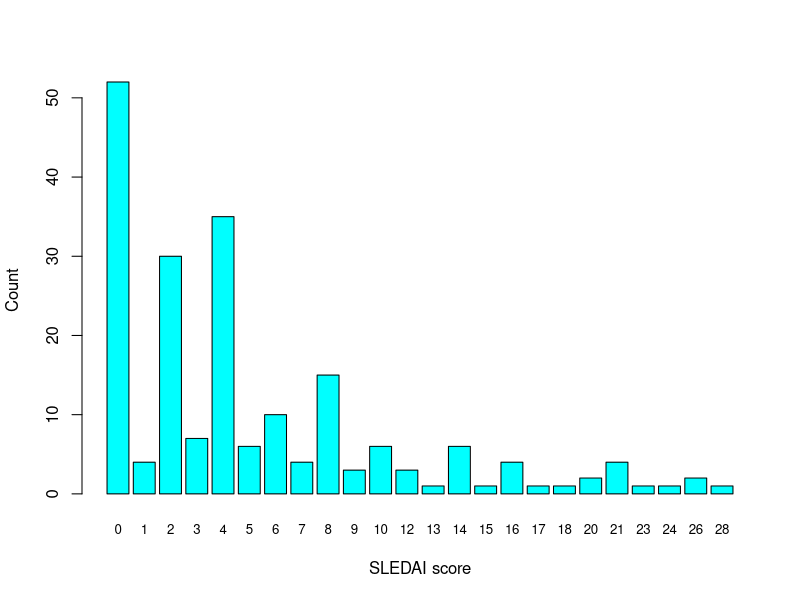
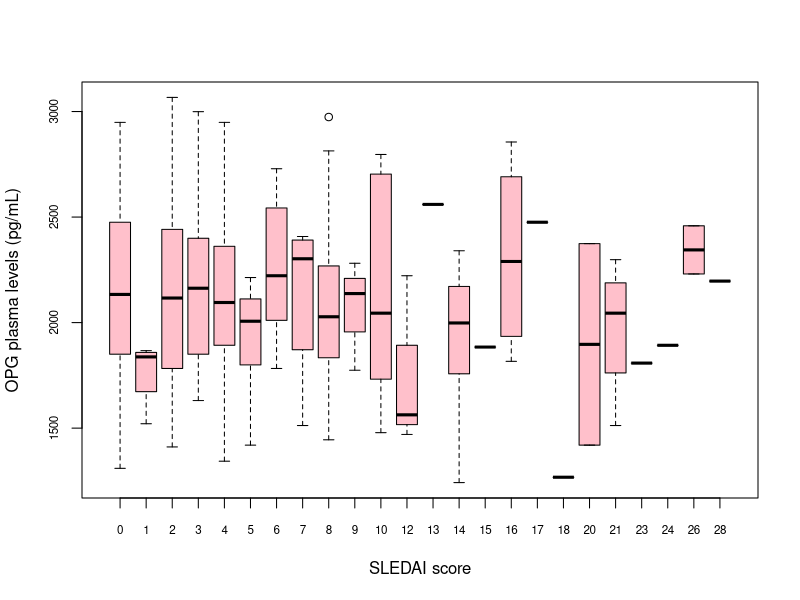
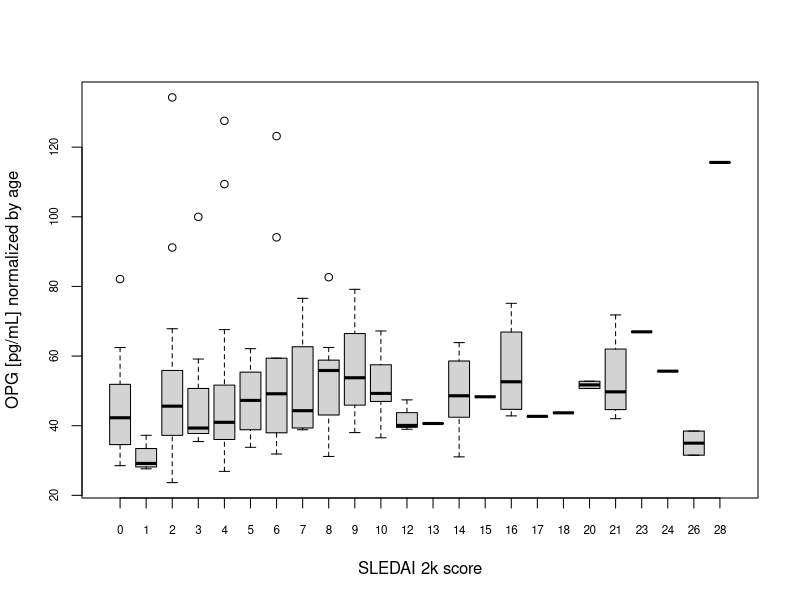
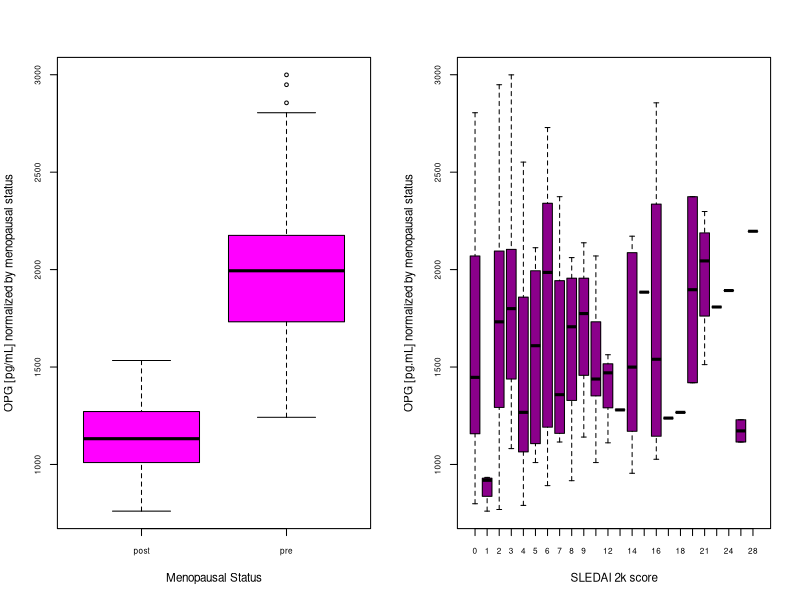
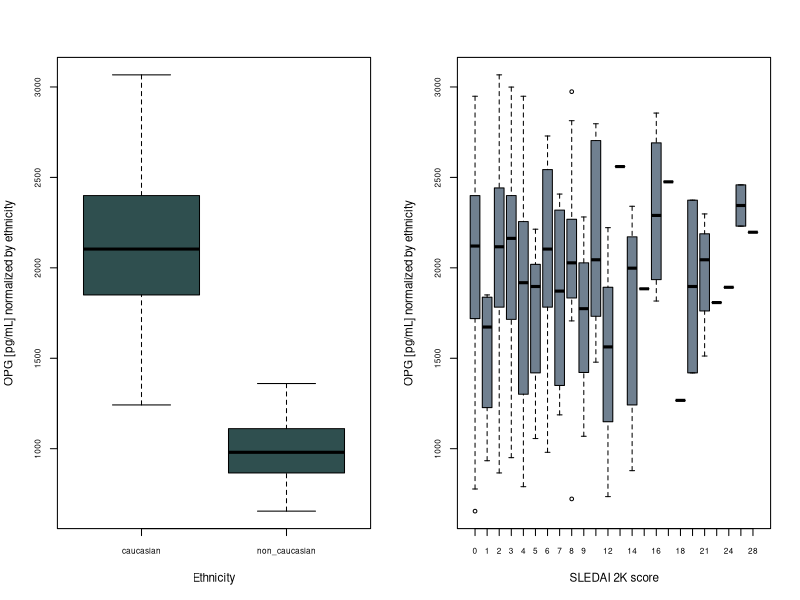
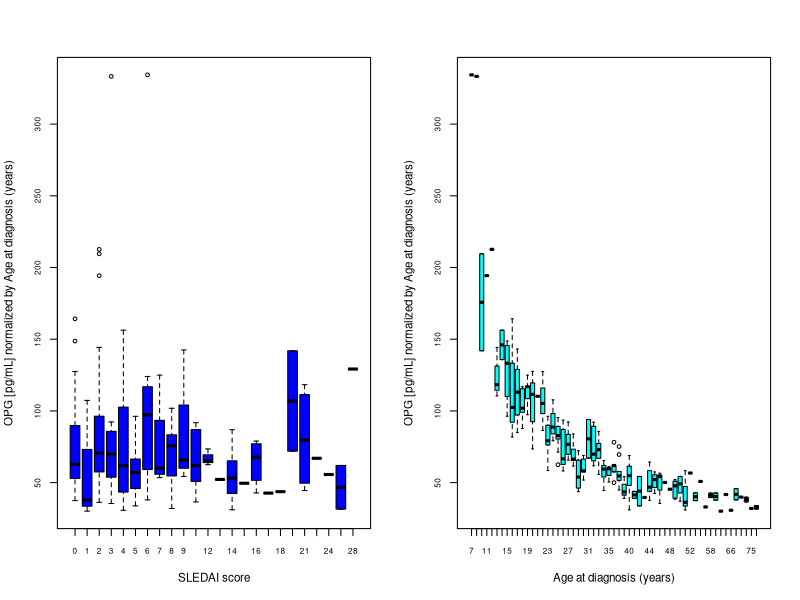
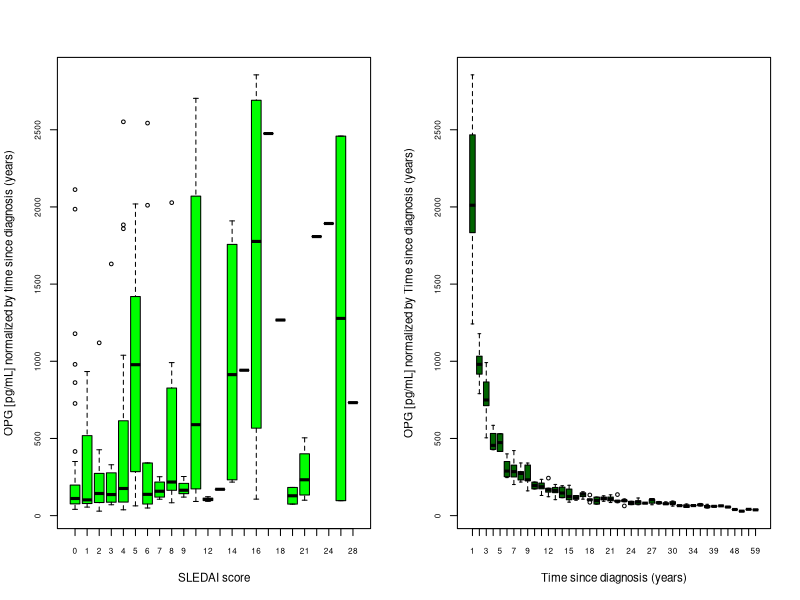
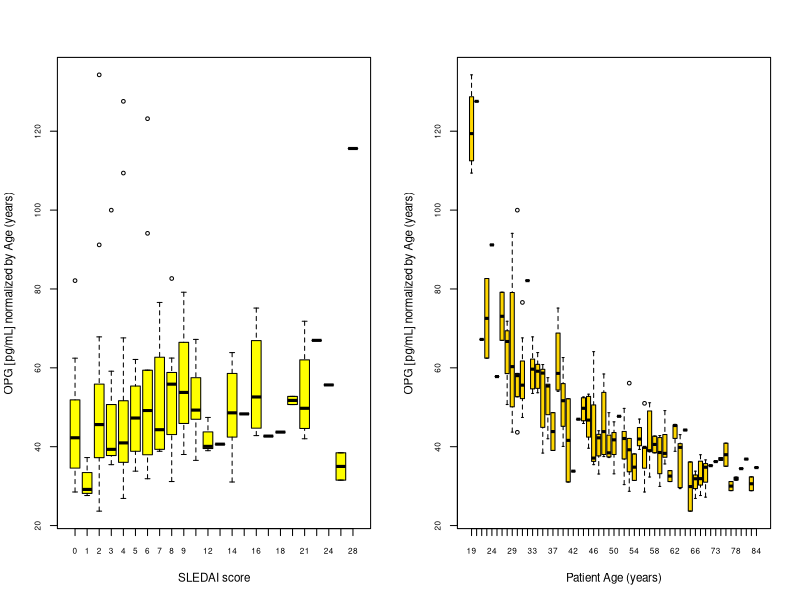

Here is the R script that generated these plots, in order: (Note: this script raises an error after producing the figures.)
library(readxl)
library(dplyr)
OriginalData <- read_excel("g1_s1_dataset_v251001.xlsx")
View(OriginalData)
##OriginalData <- OriginalData %>% mutate(time_since_diagnosis_years = ifelse(OriginalData$time_since_diagnosis_years == 0, NA, time_since_diagnosis_years))
OriginalData <- OriginalData %>% 
  mutate(time_since_diagnosis_years = time_since_diagnosis_years + 1)
shapiro.test(OriginalData$opg_pg_ml)
cor.test(OriginalData$sledai_score, OriginalData$opg_pg_ml, method = ("pearson"))

##do this for all variables and then combine into a list
SLEDAI_counts <- OriginalData %>% group_by(sledai_score) %>% reframe(count = n())

barplot(SLEDAI_counts$count, 
        axes = T, axisnames = T, xlab = "SLEDAI score", ylab = "Count", 
        col = "cyan", names.arg = SLEDAI_counts$sledai_score, cex.names = 0.8)
patientsSLescore <- OriginalData %>% group_by(sledai_score) %>% reframe(opg_pg_ml)
par(cex.axis = 0.7, mfrow = c(1,1))
boxplot(patientsSLescore$opg_pg_ml ~ patientsSLescore$sledai_score, 
        col = 'pink', xlab = 'SLEDAI score', ylab = "OPG plasma levels (pg/mL)")

##normalization
dummy_menopause <- data.frame(OriginalData$sub_id, OriginalData$menopausal_status)
dummy_menopause <- dummy_menopause %>% mutate(menopause_numeric = 
                                                 case_when(
                                                    OriginalData.menopausal_status == 'pre' ~ 1, 
                                                    OriginalData.menopausal_status == 'post' ~ 2))
dummy_ethnicity <- data.frame(OriginalData$sub_id, OriginalData$ethnicity)
dummy_ethnicity <- dummy_ethnicity %>% mutate(ethnicity_numeric = case_when
                                              (OriginalData.ethnicity == 'caucasian' ~ 1,
                                                 OriginalData.ethnicity == 'non_caucasian' ~ 2))

#NORMALIZATION
##By patient age
OPGbyAge <- data.frame(OriginalData$sub_id, OriginalData$sledai_score, OriginalData$opg_pg_ml, 
                       OriginalData$age_years, 
                       (OriginalData$opg_pg_ml/OriginalData$age_years))
colnames(OPGbyAge) <- c('Patient ID', 'SLEDAI 2k score', 'OPG [pg/mL]', 
                        'Age (years)', 'OPG [pg/mL] normalized by Age')
cor.test(OPGbyAge$`OPG [pg/mL] normalized by Age`, OPGbyAge$`SLEDAI 2k score`)
boxplot(OPGbyAge$`OPG [pg/mL] normalized by Age` ~ OPGbyAge$`SLEDAI 2k score`,
        xlab = 'SLEDAI 2k score', ylab = 'OPG [pg/mL] normalized by age')

##One singular data frame
Normalizedbyconfounding <- data.frame(OriginalData$sub_id, OriginalData$sledai_score, 
                                      (OriginalData$opg_pg_ml/OriginalData$age_at_diagnosis_years), 
                                      (OriginalData$opg_pg_ml/OriginalData$time_since_diagnosis_years), 
                                      (OriginalData$opg_pg_ml/OriginalData$age_years), 
                                      (OriginalData$opg_pg_ml/OriginalData$bmi_kg_m2), 
                                      (OriginalData$opg_pg_ml/OriginalData$ifn_type1_iu_ml), 
                                      (OriginalData$opg_pg_ml/dummy_ethnicity$ethnicity_numeric), 
                                      (OriginalData$opg_pg_ml/dummy_menopause$menopause_numeric))
colnames(Normalizedbyconfounding) <- c('Patient ID', 'SLEDAI 2k score', 
                                       'OPG [pg/ml] normalized by Age at diagnosis (years)',
                                       'OPG [pg/ml] normalized by Time since diagnosis (years)', 
                                       'OPG [pg/ml] normalized by Age (years)', 
                                       'OPG [pg/ml] normalized by BMI (kg/m^2)', 
                                       'OPG [pg/ml] normalized by IFN expression',
                                       'OPG [pg/ml] normalized by Ethnictiy', 
                                       'OPG [pg/ml] normalized by Menopausal Status')
par(cex.axis = 0.7, mfrow = c(1,2), cex = 0.7)
boxplot(Normalizedbyconfounding$`OPG [pg/ml] normalized by Menopausal Status`~dummy_menopause$OriginalData.menopausal_status,
        xlab = 'Menopausal Status', ylab = 'OPG [pg/mL] normalized by menopausal status', col = "magenta")
boxplot(Normalizedbyconfounding$`OPG [pg/ml] normalized by Menopausal Status`~Normalizedbyconfounding$`SLEDAI 2k score`, 
        xlab = 'SLEDAI 2k score', ylab = 'OPG [pg.mL] normalized by menopausal status', col = "darkmagenta")

par(cex.axis = 0.7, mfrow = c(1,2), cex = 0.7)
boxplot(Normalizedbyconfounding$`OPG [pg/ml] normalized by Ethnictiy`~dummy_ethnicity$OriginalData.ethnicity,
        xlab = 'Ethnicity', ylab = 'OPG [pg/mL] normalized by ethnicity', col = "darkslategrey")
boxplot(Normalizedbyconfounding$`OPG [pg/ml] normalized by Ethnictiy`~Normalizedbyconfounding$`SLEDAI 2k score`,
        xlab = 'SLEDAI 2K score', ylab = 'OPG [pg/mL] normalized by ethnicity', col = "slategrey")

par(cex.axis = 0.7, mfrow = c(1,2), cex = 0.7)
#age at diagnosis
boxplot(Normalizedbyconfounding$`OPG [pg/ml] normalized by Age at diagnosis (years)`~Normalizedbyconfounding$`SLEDAI 2k score`, 
        xlab = 'SLEDAI score', ylab = 'OPG [pg/mL] normalized by Age at diagnosis (years)', 
        col = 'blue')
boxplot(Normalizedbyconfounding$`OPG [pg/ml] normalized by Age at diagnosis (years)`~OriginalData$age_at_diagnosis_years, 
        xlab = 'Age at diagnosis (years)', ylab = 'OPG [pg/mL] normalized by Age at diagnosis (years)', 
        col = 'cyan')
#time since diagnosis
boxplot(Normalizedbyconfounding$`OPG [pg/ml] normalized by Time since diagnosis (years)`~Normalizedbyconfounding$`SLEDAI 2k score`, 
        xlab = 'SLEDAI score', ylab = 'OPG [pg/mL] normalized by time since diagnosis (years)',
        col = 'green')
boxplot(Normalizedbyconfounding$`OPG [pg/ml] normalized by Time since diagnosis (years)`~OriginalData$time_since_diagnosis_years, 
        xlab = 'Time since diagnosis (years)', ylab = 'OPG [pg/mL] normalized by Time since diagnosis (years)', 
        col = "darkgreen")
#age
boxplot(Normalizedbyconfounding$`OPG [pg/ml] normalized by Age (years)`~Normalizedbyconfounding$`SLEDAI 2k score`, 
        xlab = 'SLEDAI score', ylab = 'OPG [pg/mL] normalized by Age (years)', 
        col = "yellow")
boxplot(Normalizedbyconfounding$`OPG [pg/ml] normalized by Age (years)`~OriginalData$age_years, 
        xlab = 'Patient Age (years)', ylab = 'OPG [pg/mL] normalized by Age (years)', 
        col = "gold")
#BMI
boxplot(Normalizedbyconfounding$`OPG [pg/ml] normalized by BMI (kg/m^2)`~Normalizedbyconfounding$`SLEDAI 2k score`, 
        xlab = 'SLEDAI score', ylab = 'OPG [pg/mL] normalized by BMI (kg/m^2)', 
        col = "brown")
#plot(OriginalData$bmi_kg_m2, Normalizedbyconfounding$`OPG [pg/ml] normalized by BMI (kg/m^2)`,
        #xlab = 'Patient BMI (kg/m^2)', ylab = 'OPG [pg/mL] normalized by BMI (kg/m^2)')
plot(OriginalData$bmi_kg_m2, Normalizedbyconfounding$`OPG [pg/ml] normalized by BMI (kg/m^2)`,
     xlab = 'Patient BMI (kg/m^2)', ylab = 'OPG [pg/mL] normalized by BMI (kg/m^2)', 
     col = "darkorange")
#IFN expression
boxplot(Normalizedbyconfounding$`OPG [pg/ml] normalized by IFN expression`~Normalizedbyconfounding$`SLEDAI 2k score`, 
        xlab = 'SLEDAI score', ylab = 'OPG [pg/mL] normalized by IFN expression [IU/mL)', 
        col = "red")
plot(OriginalData$ifn_type1_iu_ml, Normalizedbyconfounding$`OPG [pg/ml] normalized by IFN expression`, 
     xlab = 'IFN [IU/mL]', ylab = 'OPG [pg/mL] normalized by IFN expression [IU/mL]', 
     col = "pink")

#CORRELATION
##1 issue: some of the times since diagnosis are '0', which means that when normalizing the value is
##infinite, how to solve? I made them NA values (NOT STR) so that the stat test would just kind of ignore them. 

cols <- c('OPG [pg/ml] normalized by Age at diagnosis (years)', 
          'OPG [pg/ml] normalized by Time since diagnosis (years)', 
          'OPG [pg/ml] normalized by Age (years)', 
          'OPG [pg/ml] normalized by BMI (kg/m^2)', 
          'OPG [pg/ml] normalized by IFN expression', 
          'OPG [pg/ml] normalized by Ethnictiy', 
          'OPG [pg/ml] normalized by Menopausal Status')
print(cols)
all(cols %in% names(Normalizedbyconfounding)) #if true, proceed; if not, some name(s) don't match)
shapiro_results <- lapply(cols, function(col) {
  data <- na.omit(Normalizedbyconfounding[[col]])
  if (length(data) >= 3) {
    shapiro.test(data)$statistic
  } else {
    NA
  }
})
names(shapiro_results) <- cols
shapiro_results <- t(as.data.frame(shapiro_results))
shapiro_results_p <- lapply(cols, function(col) {
  data <- na.omit(Normalizedbyconfounding[[col]]) 
  if (length(data) >= 3) {
    shapiro.test(data)$p
    } else {
      NA
      }
  })
names(shapiro_results_p) <- cols
shapiro_results_p <- t(as.data.frame(shapiro_results_p))
shapiro_results_confounding <- data.frame(shapiro_results, shapiro_results_p)
colnames(shapiro_results_confounding) <- c('W statistic', 'P-value')
correlations <- sapply(cols, function(col) {cor(Normalizedbyconfounding[['SLEDAI 2k score']], 
                                                Normalizedbyconfounding[[col]], use = "complete.obs")
  })
correlations <- as.data.frame(correlations)
stat_norm_conf <- data.frame(correlations$correlations, 
                             shapiro_results_confounding$`W statistic`, 
                             shapiro_results_confounding$`P-value`)
row.names(stat_norm_conf) <- cols
colnames(stat_norm_conf) <- c('Correlation Coefficient', 'Shapiro W statistic', 'Shapiro P-value')
rm(correlations, shapiro_results, shapiro_r$etsults_p)

##plots
model <- lm(opg_pg_ml ~ age_at_diagnosis_years + time_since_diagnosis_years +
              age_years + bmi_kg_m2 + ifn_type1_iu_ml + ethnicity + menopausal_status, 
            data = OriginalData)
plot(model)

library(psych)
describe(Normalizedbyconfounding)

##Moving on from the confounding, we can do a similar thing for the biomarkers
biomarkers <- data.frame(OriginalData$vwf_iu_dl, OriginalData$sdc1_ng_ml, 
                         OriginalData$tm_ng_ml, OriginalData$ox_ldl_ng_ml, 
                         OriginalData$svcam1_ng_ml, OriginalData$ldh_u_l)
names(biomarkers) <- c('von Willebrand Factor', 'soluble DC-1', 
                       'Thrombomodulin', 'oxidized LDL', 'soluble VCAM-1', 'LDH')
summary(biomarkers)
describe(biomarkers)
